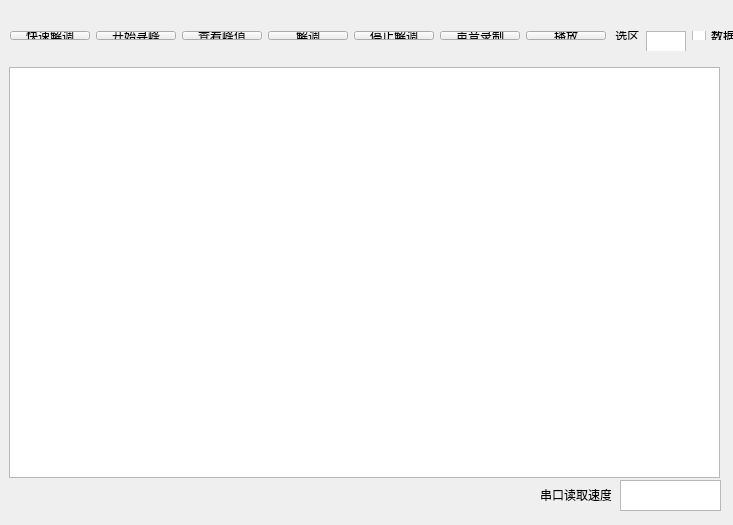
<?xml version="1.0" encoding="UTF-8"?>
<ui version="4.0">
 <class>MainWindow</class>
 <widget class="QMainWindow" name="MainWindow">
  <property name="geometry">
   <rect>
    <x>0</x>
    <y>0</y>
    <width>733</width>
    <height>525</height>
   </rect>
  </property>
  <property name="windowTitle">
   <string>MainWindow</string>
  </property>
  <widget class="QWidget" name="centralWidget">
   <widget class="QTextEdit" name="StateText">
    <property name="geometry">
     <rect>
      <x>9</x>
      <y>67</y>
      <width>711</width>
      <height>411</height>
     </rect>
    </property>
    <property name="font">
     <font>
      <family>宋体</family>
      <pointsize>10</pointsize>
      <weight>50</weight>
      <bold>false</bold>
     </font>
    </property>
    <property name="readOnly">
     <bool>true</bool>
    </property>
   </widget>
   <widget class="QWidget" name="verticalLayoutWidget">
    <property name="geometry">
     <rect>
      <x>-1</x>
      <y>20</y>
      <width>817</width>
      <height>31</height>
     </rect>
    </property>
    <layout class="QVBoxLayout" name="verticalLayout">
     <item>
      <layout class="QGridLayout" name="gridLayout">
       <item row="0" column="0">
        <widget class="QPushButton" name="Eazystart_Button">
         <property name="text">
          <string>快速解调</string>
         </property>
        </widget>
       </item>
       <item row="0" column="1">
        <widget class="QPushButton" name="SearchPeak_Button">
         <property name="text">
          <string>开始寻峰</string>
         </property>
        </widget>
       </item>
       <item row="0" column="4">
        <layout class="QGridLayout" name="gridLayout_3">
         <item row="0" column="0">
          <widget class="QPushButton" name="Demodu_Button">
           <property name="text">
            <string>解调</string>
           </property>
          </widget>
         </item>
        </layout>
       </item>
       <item row="0" column="3">
        <layout class="QGridLayout" name="gridLayout_2">
         <item row="0" column="0">
          <widget class="QPushButton" name="WatchPeak_Button">
           <property name="text">
            <string>查看峰值</string>
           </property>
          </widget>
         </item>
        </layout>
       </item>
       <item row="0" column="7">
        <layout class="QGridLayout" name="gridLayout_5">
         <item row="0" column="0">
          <widget class="QPushButton" name="Play_Button">
           <property name="text">
            <string>播放</string>
           </property>
          </widget>
         </item>
        </layout>
       </item>
       <item row="0" column="5">
        <layout class="QGridLayout" name="gridLayout_4">
         <item row="0" column="0">
          <widget class="QPushButton" name="DemoduStop_Button">
           <property name="text">
            <string>停止解调</string>
           </property>
          </widget>
         </item>
        </layout>
       </item>
       <item row="0" column="8">
        <widget class="QLabel" name="regionText">
         <property name="text">
          <string> 选区</string>
         </property>
        </widget>
       </item>
       <item row="0" column="9">
        <layout class="QGridLayout" name="gridLayout_6">
         <item row="0" column="0">
          <widget class="QTextEdit" name="regionEidt">
           <property name="enabled">
            <bool>true</bool>
           </property>
           <property name="minimumSize">
            <size>
             <width>40</width>
             <height>25</height>
            </size>
           </property>
           <property name="maximumSize">
            <size>
             <width>40</width>
             <height>25</height>
            </size>
           </property>
          </widget>
         </item>
         <item row="0" column="1">
          <layout class="QGridLayout" name="gridLayout_7">
           <item row="0" column="0">
            <widget class="QCheckBox" name="save_checkBox">
             <property name="text">
              <string>数据存储</string>
             </property>
            </widget>
           </item>
          </layout>
         </item>
        </layout>
       </item>
       <item row="0" column="6">
        <widget class="QPushButton" name="Sound_Button">
         <property name="text">
          <string>声音录制</string>
         </property>
        </widget>
       </item>
      </layout>
     </item>
    </layout>
   </widget>
   <widget class="QTextBrowser" name="textBrowser">
    <property name="geometry">
     <rect>
      <x>620</x>
      <y>480</y>
      <width>101</width>
      <height>31</height>
     </rect>
    </property>
   </widget>
   <widget class="QLabel" name="speedLaber">
    <property name="geometry">
     <rect>
      <x>540</x>
      <y>479</y>
      <width>71</width>
      <height>31</height>
     </rect>
    </property>
    <property name="text">
     <string>串口读取速度</string>
    </property>
   </widget>
  </widget>
 </widget>
 <layoutdefault spacing="6" margin="11"/>
 <resources/>
 <connections/>
</ui>
